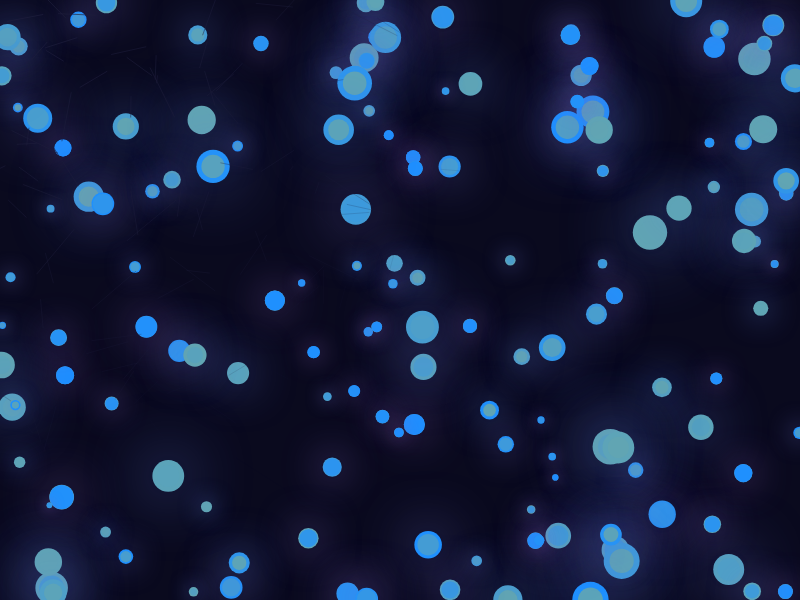
Frame 1 (no input)
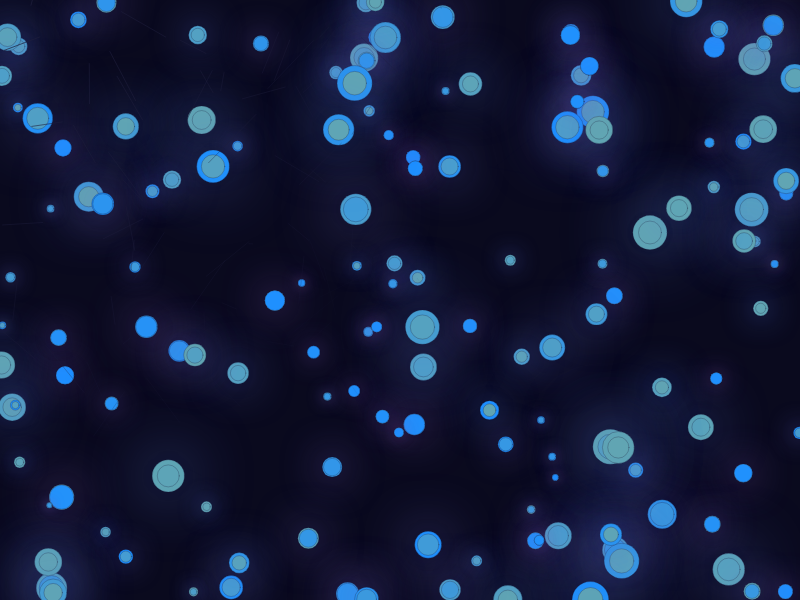
Frame 60 (no input)
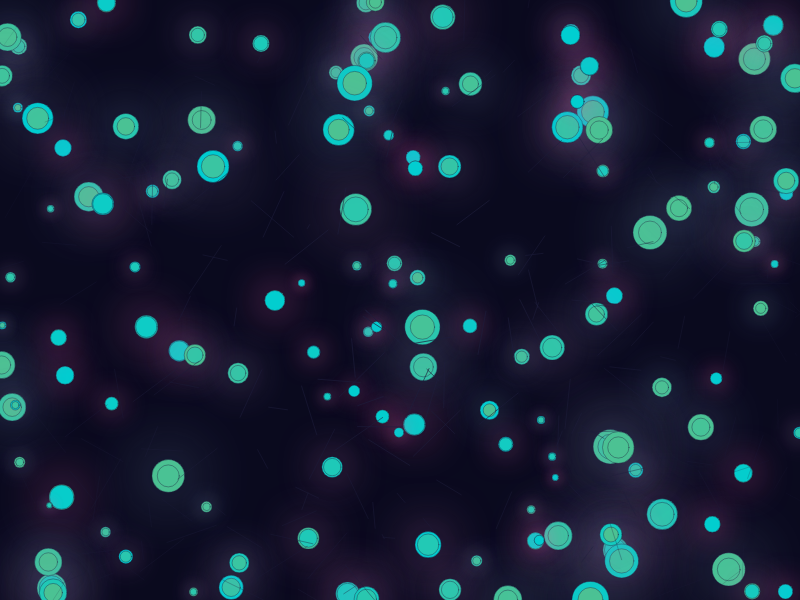
Frame 120 (the mouse pressed at the canvas centre since frame 60)

The p5.js sketch that drew these frames (run headless with seeded random() and noise() and a simulated clock; from frame 60 on, the mouse is pressed at the canvas centre):

// p5.js sketch
// ── sketch.js
let crystals = [];
let paletteIndex = 0;
let palettes = [
  ['#8B5FBF', '#1E90FF', '#FFD700'], // violet, teal, gold
  ['#FF69B4', '#00CED1', '#FFA500'], // pink, dark teal, orange
  ['#4B0082', '#20B2AA', '#FFD700'], // indigo, sea green, gold
  ['#9932CC', '#00BFFF', '#FFA500']  // purple, deep sky blue, orange
];

function setup() {
  createCanvas(800, 600);
  noStroke();
  
  // Create crystals
  for (let i = 0; i < 150; i++) {
    crystals.push({
      x: random(width),
      y: random(height),
      size: random(5, 25),
      speed: random(0.001, 0.005),
      phase: random(TWO_PI)
    });
  }
}

function draw() {
  // Dark cave background
  background(10, 10, 30);
  
  // Draw crystal glow effect
  for (let crystal of crystals) {
    crystal.phase += crystal.speed;
    
    let pulse = sin(crystal.phase) * 0.5 + 0.5;
    let glowSize = crystal.size * (1 + pulse * 0.5);
    
    let palette = palettes[paletteIndex];
    let color1 = lerpColor(color(palette[0]), color(palette[1]), pulse * 0.5);
    let color2 = lerpColor(color(palette[1]), color(palette[2]), pulse * 0.3);
    
    // Draw glow
    drawingContext.shadowBlur = glowSize * 2;
    drawingContext.shadowColor = color1;
    ellipse(crystal.x, crystal.y, glowSize);
    
    // Draw core
    drawingContext.shadowBlur = 0;
    fill(color2);
    ellipse(crystal.x, crystal.y, crystal.size);
  }
  
  // Draw cave walls with dynamic shadows
  drawCaveShadows();
}

function drawCaveShadows() {
  // Draw some rough cave wall lines
  stroke(30, 30, 60);
  strokeWeight(1);
  
  for (let i = 0; i < 200; i++) {
    let x1 = random(width);
    let y1 = random(height);
    let x2 = x1 + random(-50, 50);
    let y2 = y1 + random(-50, 50);
    
    // Draw line with some shadow effect
    let alpha = map(dist(x1, y1, mouseX, mouseY), 0, width/2, 200, 50);
    stroke(30, 30, 60, alpha);
    line(x1, y1, x2, y2);
  }
}

function mousePressed() {
  // Shift color palette on click
  paletteIndex = (paletteIndex + 1) % palettes.length;
}
